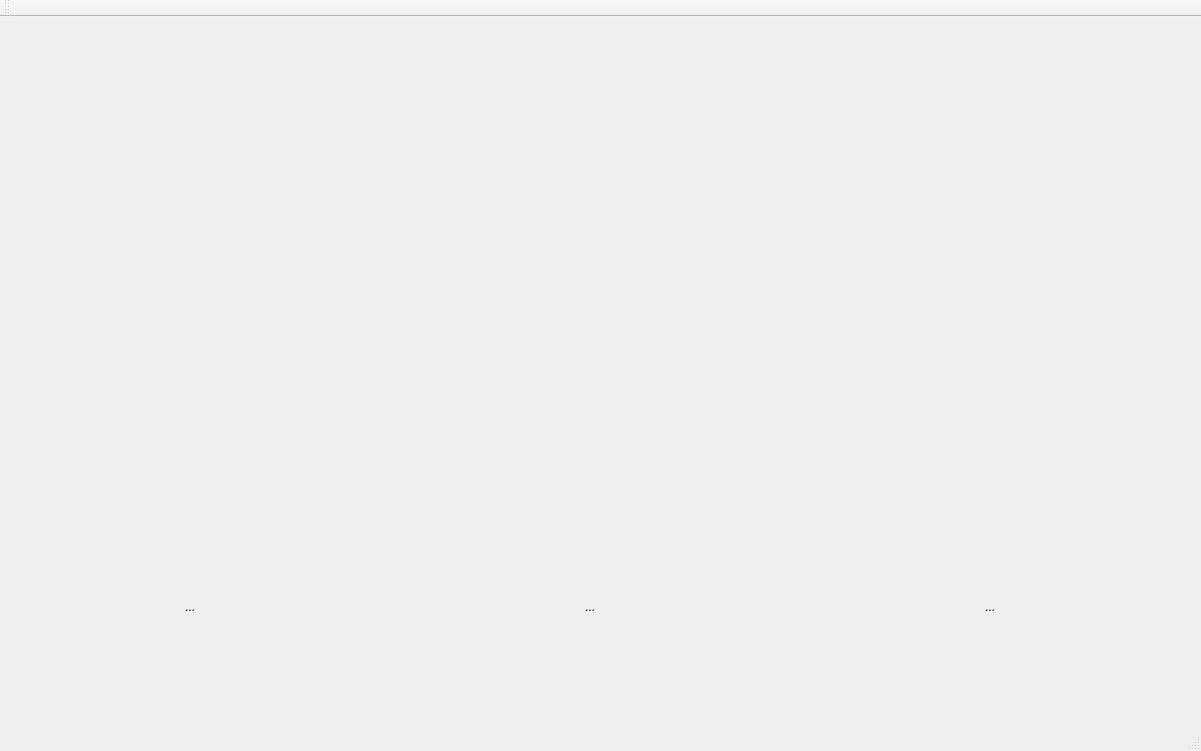
<?xml version="1.0" encoding="UTF-8"?>
<ui version="4.0">
 <class>MainWindow</class>
 <widget class="QMainWindow" name="MainWindow">
  <property name="geometry">
   <rect>
    <x>0</x>
    <y>0</y>
    <width>1201</width>
    <height>751</height>
   </rect>
  </property>
  <property name="windowTitle">
   <string>MainWindow</string>
  </property>
  <widget class="QWidget" name="centralWidget">
   <widget class="QToolButton" name="tbtnList">
    <property name="geometry">
     <rect>
      <x>100</x>
      <y>540</y>
      <width>180</width>
      <height>100</height>
     </rect>
    </property>
    <property name="text">
     <string>...</string>
    </property>
    <property name="icon">
     <iconset resource="resource.qrc">
      <normaloff>:/new/prefix1/resource/gamelist.png</normaloff>:/new/prefix1/resource/gamelist.png</iconset>
    </property>
    <property name="iconSize">
     <size>
      <width>180</width>
      <height>100</height>
     </size>
    </property>
    <property name="autoRaise">
     <bool>true</bool>
    </property>
   </widget>
   <widget class="QToolButton" name="tbnStartgame">
    <property name="geometry">
     <rect>
      <x>500</x>
      <y>540</y>
      <width>180</width>
      <height>100</height>
     </rect>
    </property>
    <property name="text">
     <string>...</string>
    </property>
    <property name="icon">
     <iconset resource="resource.qrc">
      <normaloff>:/new/prefix1/resource/begin.png</normaloff>:/new/prefix1/resource/begin.png</iconset>
    </property>
    <property name="iconSize">
     <size>
      <width>180</width>
      <height>100</height>
     </size>
    </property>
    <property name="autoRaise">
     <bool>true</bool>
    </property>
   </widget>
   <widget class="QToolButton" name="tbtnTuichu">
    <property name="geometry">
     <rect>
      <x>900</x>
      <y>540</y>
      <width>180</width>
      <height>100</height>
     </rect>
    </property>
    <property name="text">
     <string>...</string>
    </property>
    <property name="icon">
     <iconset resource="resource.qrc">
      <normaloff>:/new/prefix1/resource/Tuichu.png</normaloff>:/new/prefix1/resource/Tuichu.png</iconset>
    </property>
    <property name="iconSize">
     <size>
      <width>180</width>
      <height>100</height>
     </size>
    </property>
    <property name="autoRaise">
     <bool>true</bool>
    </property>
   </widget>
  </widget>
  <widget class="QMenuBar" name="menuBar">
   <property name="geometry">
    <rect>
     <x>0</x>
     <y>0</y>
     <width>1201</width>
     <height>23</height>
    </rect>
   </property>
  </widget>
  <widget class="QToolBar" name="mainToolBar">
   <attribute name="toolBarArea">
    <enum>TopToolBarArea</enum>
   </attribute>
   <attribute name="toolBarBreak">
    <bool>false</bool>
   </attribute>
  </widget>
  <widget class="QStatusBar" name="statusBar"/>
 </widget>
 <layoutdefault spacing="6" margin="11"/>
 <resources>
  <include location="resource.qrc"/>
 </resources>
 <connections/>
</ui>
